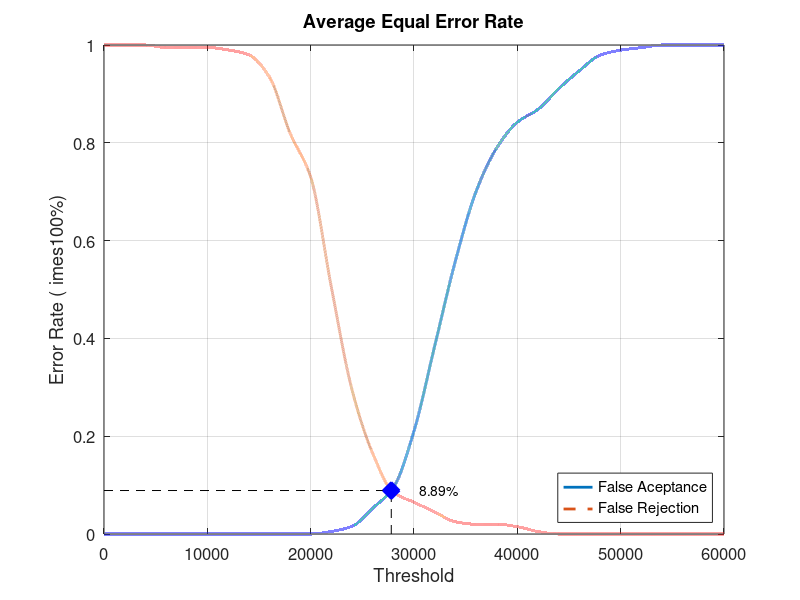
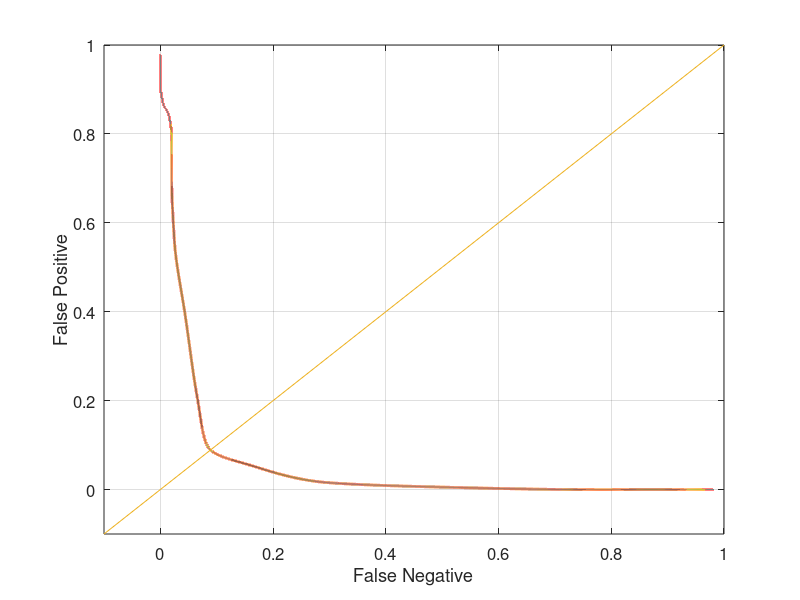

Source code (MATLAB) for these figures, in order:
close all;
clear;
clc;
x = 0:2000:60000;
xq = 0:0.5:60000;

y0 = [0 0 0 0 0 0 0 0 0 0 0 0.00526316 0.0157895 0.0526316 0.0947368 0.210526 0.384211 0.557895 0.7 0.789474 0.842105 0.868421 0.910526 0.947368 0.978947 0.989474 0.994737 1 1 1 1]
yy0 = interp1(x, y0, xq, 'pchip');
y1 = [1 1 1 0.995 0.995 0.995 0.99 0.98 0.935 0.82 0.73 0.505 0.295 0.165 0.085 0.065 0.045 0.025 0.02 0.02 0.015 0.005 0 0 0 0 0 0 0 0 0]
yy1 = interp1(x, y1, xq, 'pchip');

% Calculating EER: 
y2 = abs(y0 - y1);
find(y2 == min(y2))
yy2 = abs(yy0 - yy1);
xEER = find(yy2 == min(yy2));
xEERIndex = xq(xEER) % X-axis EER
yEER = yy0(xEER) % Y-axis EER

main = figure
plot(xq, yy0,'-','LineWidth', 2);	hold on
plot(xq, yy1,'--','LineWidth', 2);	hold on
plot([xEERIndex xEERIndex], [0 yEER], 'k--');	hold on
plot([0 xEERIndex], [yEER yEER], 'k--');	hold on
plot(xEERIndex, yEER, 'bx', 'LineWidth', 10);	hold on
text(xEERIndex + 10 * xEERIndex / 100, yEER, [num2str(round((10000 * yEER)) / 100) '%'])
legend('False Aceptance', 'False Rejection', 'Location', 'SouthEast')
xlabel('Threshold')
ylabel('Error Rate (	imes100%)')
title('Average Equal Error Rate')
set(gca, 'FontSize', 12)
axis([0 60000 0 1])
grid on

print(main, 'Database2_4Main', '-dpng');
FNRxFPR = figure('Color', [1 1 1]);
plot(yy1, yy0, '-', yy1, yy0, 'LineWidth', 2);
hold on
y = -0.1:0.1:1
plot(y, y); 
set(gca, 'FontSize', 12)
xlabel('False Negative')
ylabel('False Positive')
axis([-0.1 1 -0.1 1])
set(gca, 'FontSize', 12)
grid on

print(FNRxFPR, 'Database2_4FNRxFPR','-dpng');